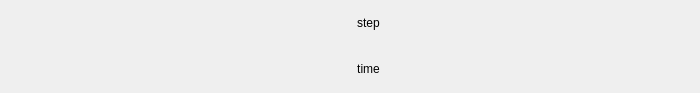
<?xml version="1.0" encoding="UTF-8"?>
<ui version="4.0">
 <class>widget_item_step</class>
 <widget class="QWidget" name="widget_item_step">
  <property name="geometry">
   <rect>
    <x>0</x>
    <y>0</y>
    <width>700</width>
    <height>93</height>
   </rect>
  </property>
  <property name="windowTitle">
   <string>Form</string>
  </property>
  <widget class="QWidget" name="horizontalLayoutWidget">
   <property name="geometry">
    <rect>
     <x>0</x>
     <y>0</y>
     <width>701</width>
     <height>91</height>
    </rect>
   </property>
   <layout class="QHBoxLayout" name="horizontalLayout" stretch="0,0,1,0">
    <property name="spacing">
     <number>6</number>
    </property>
    <property name="rightMargin">
     <number>16</number>
    </property>
    <item>
     <spacer name="horizontalSpacer_2">
      <property name="orientation">
       <enum>Qt::Horizontal</enum>
      </property>
      <property name="sizeType">
       <enum>QSizePolicy::Fixed</enum>
      </property>
      <property name="sizeHint" stdset="0">
       <size>
        <width>20</width>
        <height>20</height>
       </size>
      </property>
     </spacer>
    </item>
    <item>
     <widget class="QLabel" name="lb_step_icon">
      <property name="minimumSize">
       <size>
        <width>48</width>
        <height>48</height>
       </size>
      </property>
      <property name="maximumSize">
       <size>
        <width>48</width>
        <height>48</height>
       </size>
      </property>
      <property name="text">
       <string/>
      </property>
     </widget>
    </item>
    <item>
     <layout class="QVBoxLayout" name="verticalLayout">
      <property name="spacing">
       <number>0</number>
      </property>
      <item>
       <widget class="QLabel" name="lb_step_title">
        <property name="sizePolicy">
         <sizepolicy hsizetype="Expanding" vsizetype="Expanding">
          <horstretch>0</horstretch>
          <verstretch>0</verstretch>
         </sizepolicy>
        </property>
        <property name="maximumSize">
         <size>
          <width>599</width>
          <height>46</height>
         </size>
        </property>
        <property name="text">
         <string>step</string>
        </property>
        <property name="alignment">
         <set>Qt::AlignCenter</set>
        </property>
        <property name="wordWrap">
         <bool>true</bool>
        </property>
       </widget>
      </item>
      <item>
       <widget class="QLabel" name="lb_step_time">
        <property name="sizePolicy">
         <sizepolicy hsizetype="Expanding" vsizetype="Expanding">
          <horstretch>0</horstretch>
          <verstretch>0</verstretch>
         </sizepolicy>
        </property>
        <property name="maximumSize">
         <size>
          <width>599</width>
          <height>46</height>
         </size>
        </property>
        <property name="text">
         <string>time</string>
        </property>
        <property name="alignment">
         <set>Qt::AlignCenter</set>
        </property>
        <property name="wordWrap">
         <bool>true</bool>
        </property>
       </widget>
      </item>
     </layout>
    </item>
    <item>
     <widget class="QLabel" name="lb_step_info_icon">
      <property name="minimumSize">
       <size>
        <width>16</width>
        <height>16</height>
       </size>
      </property>
      <property name="maximumSize">
       <size>
        <width>16</width>
        <height>16</height>
       </size>
      </property>
      <property name="text">
       <string/>
      </property>
     </widget>
    </item>
   </layout>
  </widget>
 </widget>
 <resources/>
 <connections/>
</ui>
